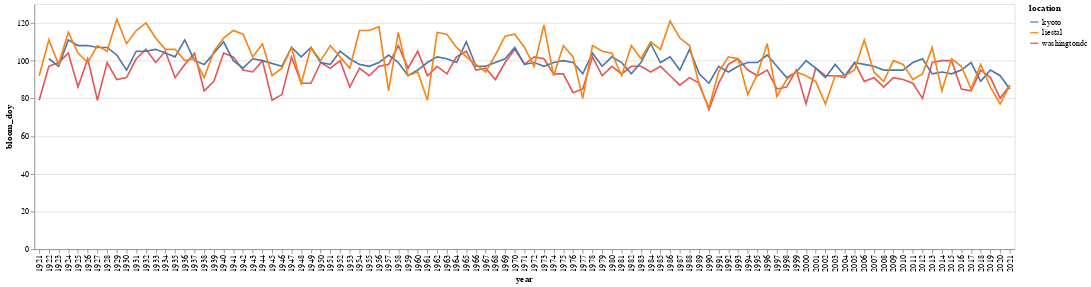

Notebook source saved alongside this figure:
### Code cell
alt.Chart(df[df.year > 1920]).mark_line().encode(x='year:O', y='bloom_doy', color='location').properties(width=1200)

### Figure 1 — Vega-Lite specification as saved in the notebook (floating-point values rounded to 4 significant figures; data arrays with more than 128 entries replaced by an {"elided": "..."} marker saying what was removed)
{"config": {"view": {"continuousWidth": 400, "continuousHeight": 300}}, "data": {"name": "data-9b177a883fac07c43e37f4fc92c642a1"}, "mark": "line", "encoding": {"color": {"field": "location", "type": "nominal"}, "x": {"field": "year", "type": "ordinal"}, "y": {"field": "bloom_doy", "type": "quantitative"}}, "width": 1200, "$schema": "https://vega.github.io/schema/vega-lite/v4.17.0.json", "datasets": {"data-9b177a883fac07c43e37f4fc92c642a1": {"elided": "301 records"}}}
